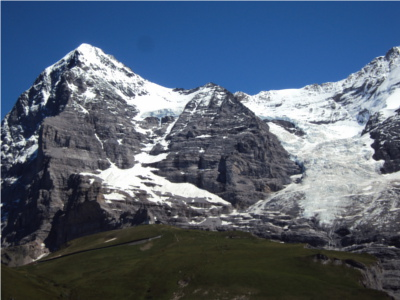
%> input picture data/hill/1.JPG, 400 x 300 px; its folder holds 3 pictures in this run
$ octave threeimg.m   (GNU Octave 9; MATLAB toolbox functions it lacks are replaced by stand-ins)
%> lines starting %> are read from the running program, lines starting %| are printed output that depends on the picture; in (x1, y1, x2, y2) boxes, pixels count from 0 and x2, y2 are one past the last pixel; in counts of white or black regions, pixels touching at a corner belong together; the program's own positions count from 1
### src/stitching/brief_pattern_generator.m
function patten = brief_pattern_generator()
    clear all;close all;
    type = 'Gaussianiid';
    hsize = 9;
    bits = 256;% 256, 512
    fsize = 2*hsize;
    if strcmp(type, 'Uniform')
        X1 = round(rand(1,bits).*(fsize)-hsize);
        Y1 = round(rand(1,bits).*(fsize)-hsize);
        X2 = round(rand(1,bits).*(fsize)-hsize);
        Y2 = round(rand(1,bits).*(fsize)-hsize);
    elseif strcmp(type, 'Gaussianiid')
        Sigma = fsize^2/25;
        sigma = fsize/5;
        X1 = round(normrnd(0,sigma,[1,bits]));
        Y1 = round(normrnd(0,sigma,[1,bits]));
        X2 = round(normrnd(0,sigma,[1,bits]));
        Y2 = round(normrnd(0,sigma,[1,bits]));

        X1(X1>hsize) = hsize;X1(X1<-hsize) = -hsize;
        X2(X2>hsize) = hsize;X2(X2<-hsize) = -hsize;
        Y1(Y1>hsize) = hsize;Y1(Y1<-hsize) = -hsize;
        Y2(Y2>hsize) = hsize;Y2(Y2<-hsize) = -hsize;
    else

    end


    [Xx,Yy] = meshgrid(-hsize:1:hsize,-hsize:1:hsize);
    Xx = Xx(:);Yy = Yy(:);
    plot(Xx, Yy, '.');hold on;
    for i = 1:bits
        plot([X1(i), X2(i)],[Y1(i), Y2(i)],'-');
    end
    patten=([X1;Y1;X2;Y2]);
end

### src/stitching/fast.m
function [corner,result]= fast(img)

[m n]=size(img);
result=zeros(m,n);

t=40;
for i=4:m-3
    for j=4:n-3
        Ic=img(i,j);
        Inn=[img(i-3,j) img(i-3,j+1) img(i-2,j+2) img(i-1,j+3) img(i,j+3) img(i+1,j+3) img(i+2,j+2) img(i+3,j+1) img(i+3,j) img(i+3,j-1) img(i+2,j-2) img(i+1,j-3) img(i,j-3) img(i-1,j-3) img(i-2,j-2) img(i-3,j-1)];
        if abs(Inn(1)-Ic)<t && abs(Inn(9)-Ic)<t
           continue;
        end
        I1_5_9_13=[abs(Inn(1)-Ic)>t abs(Inn(5)-Ic)>t abs(Inn(9)-Ic)>t abs(Inn(13)-Ic)>t];
        if sum(I1_5_9_13)>=3
            ind=find(abs(Inn-Ic)>t);
            if length(ind)>=9
               result(i,j) = sum(abs(Inn-Ic));

            end


        end
    end
end


hsize = 5;
[x,y]=meshgrid(-hsize:hsize,-hsize:hsize);
x = x(:);y=y(:);
id = x == 0 & y == 0;
x(id) = []; y(id) = [];
for i = 4:m-3
    for j = 4:n-3
        if result(i,j) == 0
            continue;
        end
         nn = [i+x j+y];
        valid = nn(:,1) > 0 & nn(:,1) <= m & nn(:,2)>0 & nn(:,2) <= n;
        nn = nn(valid,:);
        ind0 = sub2ind([m,n],nn(:,1),nn(:,2));
        maxval = max(result(ind0));
        if result(i,j) > maxval
            result(i,j) = 1;
        else
            result(i,j) = 0;
        end
    end
end

 [mm,nn]=size(result);
result = result(:,1:nn/3);
a=0;
corner = zeros(mm*nn,2);
[M,N]=size(result);

for i=1:M
    for j=1:N
    if result(i,j)~=0
        a=a+1;
      corner(a,:)=[i,j];
    end
    end

end


corner(a+1:end,:)=[];
imshow(img);
hold on
plot(corner(:,2),corner(:,1),'o');
end

### src/stitching/extractdes.m
function descriptor = extractdes(im,corner,patten)
    [M,N] = size(im);
    g = fspecial('gaussian', [3,1], 1);
    I = imfilter(im,g,'replicate');
    I = imfilter(im,g','replicate');
        descriptor = zeros(size(corner,1), size(patten,2),'logical');

    for i = 1:size(corner,1)

        u1 = corner(i,1) + patten(1,:);
        v1 = corner(i,2) + patten(2,:);

        u2 = corner(i,1) + patten(3,:);
        v2 = corner(i,2) + patten(4,:);

        % out of border, skip
        invalid1 = find(u1 < 1 | u1 > M | v1 < 1 | v1 > N,1);
        invalid2 = find(u2 < 1 | u2 > M | v2 < 1 | v2 > N,1);

        if isempty(invalid1) && isempty(invalid2)
            ind1 = sub2ind([M,N],u1,v1);
            ind2 = sub2ind([M,N],u2,v2);
        else
            continue;
              error('sss');
        end
        desp1 = im(ind1)';
        desp2 = im(ind2)';
        desp = desp1 < desp2;
        descriptor(i,:) = desp;
    end
end

### src/stitching/threeimg.m
clc;clear;
figure;hold on;
 imgpath = 'M:\Documents\stitching\stitching\hill\hill';
buildingScene = imageDatastore(imgpath);
montage(buildingScene.Files);
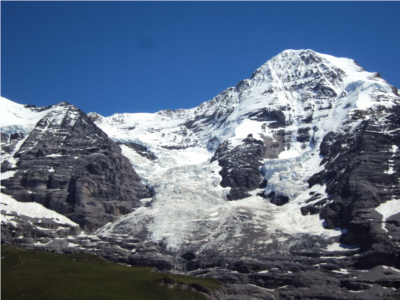
%> input picture data/hill/2.JPG, 400 x 300 px
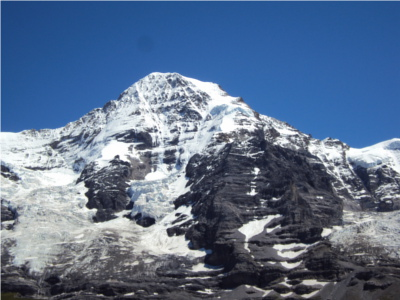
%> input picture data/hill/3.JPG, 400 x 300 px
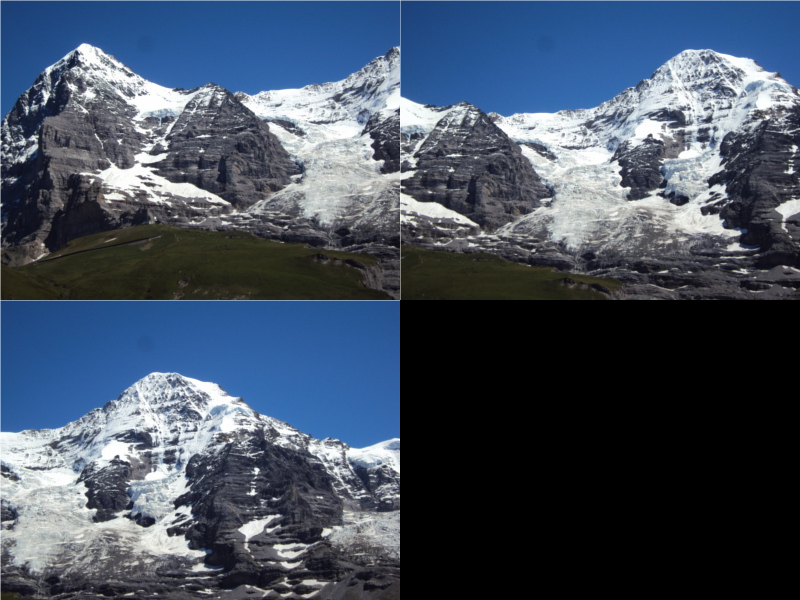
%> displayed picture: size 600x800x3, on the screen's scale of 0 to 255; mean R, G, B 67.2, 79.4, 96.6
hold on;
numImages = numel(buildingScene.Files);


patten = brief_pattern_generator();
% feature detect
seq.features = cell(numImages,1);
seq.descriptors = cell(numImages,1);
seq.imgs = cell(numImages,1);
for n=1:numImages
im1 = readimage(buildingScene, n);
%> im1 is the input picture: size 300x400x3 uint8; mean R, G, B 82.9, 95.7, 113.4
  if size(im1,3) == 3
        im1gray = rgb2gray(im1);
    else
        im1gray = im1;
    end
 img1 = double(im1gray);
corner = fast(img1);
%> after the loop in fast, `for i=4:m-3`: ind = [1 2 5 6 7 8 9 10 11 16]
%> after the loop in fast, `for i = 4:m-3`:
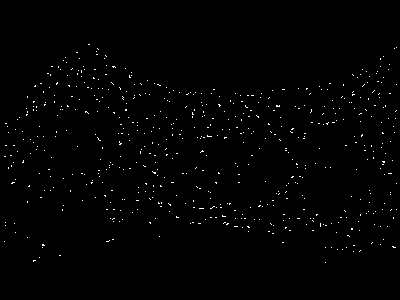
%> result: size 300x400 double; values 0 (black) and 1 (white), 0.82% white in thin lines or dots, all inside (x1, y1, x2, y2) = (4, 44, 397, 263)
%> in fast, `result = result(:,1:nn/3);`:
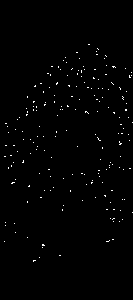
%> result: size 300x133 double; values 0 (black) and 1 (white), 0.78% white in thin lines or dots, all inside (x1, y1, x2, y2) = (4, 44, 133, 262)
%> after the loop in fast, `for i=1:M`: a = 313
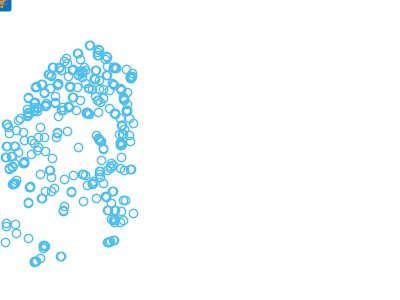
%> figure redrawn from the program's plot data
%> corner = 313 rows, first 12: [45 89; 45 90; 49 98; 50 99; 52 97; 53 77; 53 78; 55 97; 55 98; 56 106; 57 107; 58 66]
descriptor = extractdes(img1,corner,patten);
%> after the loop in extractdes, `for i = 1:size(corner,1)`:
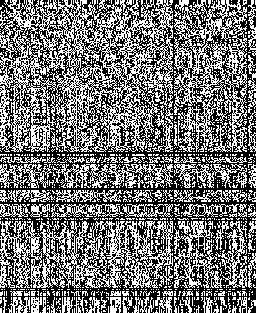
%> descriptor: size 313x256 logical; 46.2% white in thin lines or dots
%> after the loop in extractdes, `for i = 1:size(corner,1)`: ind1 = 256 values, max 12865 at index 27, min 7456 at index 111, mean 10160.9; ind2 = 256 values, max 12862 at index 3, min 7459 at index 52, mean 10129
%> (the run ends here)
